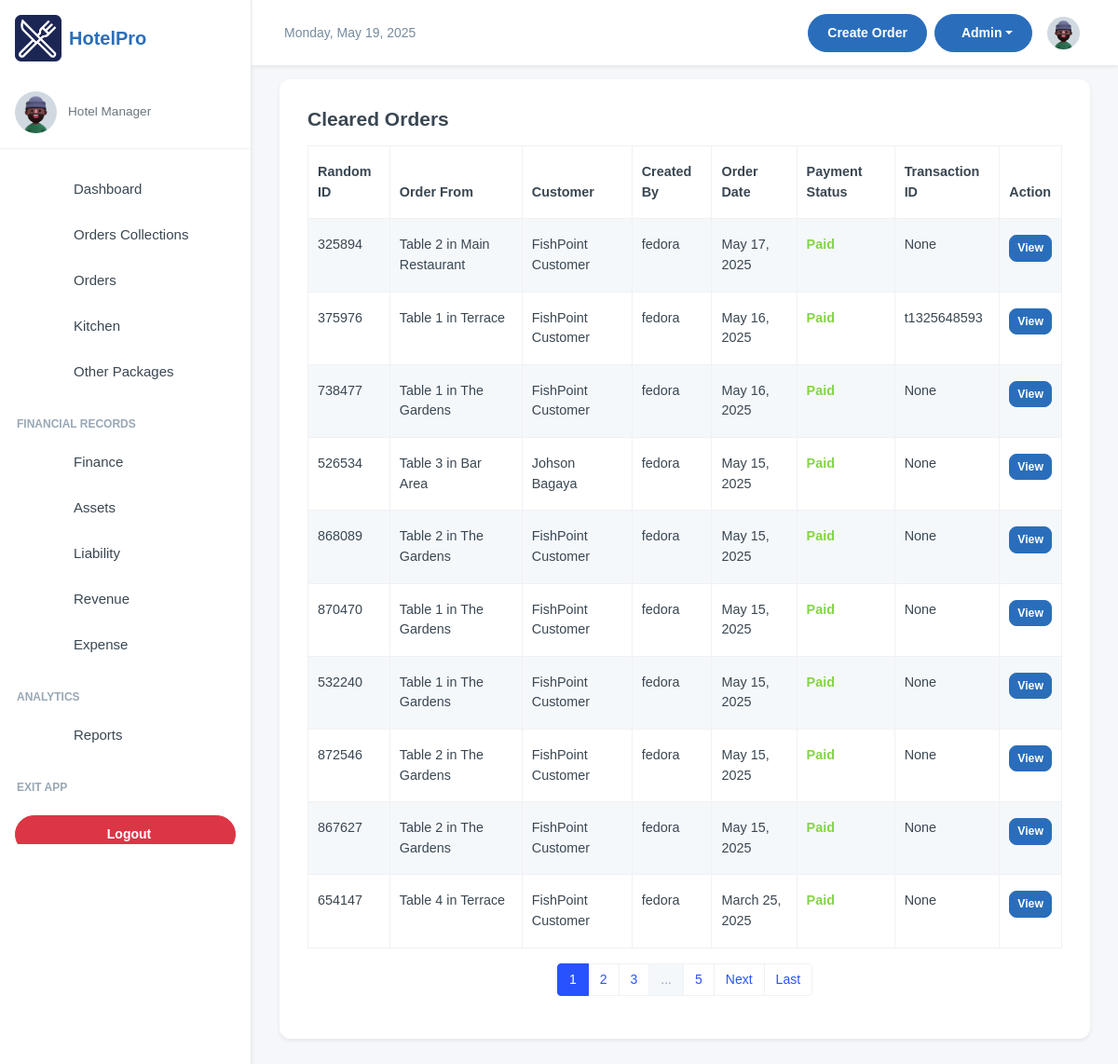
The page /manager/cleared_transactions/ (signed in) on the database its author committed.
### inventory/models.py (models this page shows, shortened)
class OrderTransaction(models.Model):
    pay_mode = (
        ("NO PAYMENT", "NO PAYMENT"),
        ("CASH", "CASH"),
        ("MOMO PAY", "MOMO PAY"),
        ("AIRTEL PAY", "AIRTEL PAY"),
        ("BANK CARD", "BANK CARD"),
    )
    random_id = models.CharField(max_length=6, unique=True, editable=False, default=generate_random_id)
    customer_name = models.CharField(max_length=255, blank=True, null=True, default="FishPoint Customer")
    dining_area = models.ForeignKey(DiningArea, on_delete=models.SET_NULL, null=True, blank=True)
    table = models.ForeignKey(Table, on_delete=models.SET_NULL, null=True, blank=True )
    special_notes = models.TextField(default="Null")
    created = models.DateField(auto_now_add=True, blank=True, null=True)
    payment_mode = models.CharField(default="NO PAYMENT", max_length=50, choices=pay_mode)
    transaction_id = models.CharField(blank=True, null=True, max_length=100)
    created_by = models.ForeignKey(User, on_delete=models.SET_NULL, null=True, blank=True)
    updated = models.DateField(auto_now=True, blank=True, null=True)
    class Meta:
        ordering = ['-created']

class Table(models.Model):
    table_number = models.IntegerField()
    dining_area = models.ForeignKey(DiningArea, on_delete=models.CASCADE, related_name='tables')
    capacity = models.IntegerField()  # Number of seats at the table
    is_available = models.BooleanField(default=True)
    def __str__(self):
        return f"Table {self.table_number} in {self.dining_area.name}"

class DiningArea(models.Model):
    name = models.CharField(max_length=255)
    description = models.TextField(blank=True, null=True)

### inventory/views.py (the view)
# urls.py: path('cleared_transactions/', views.clearedTransactions, name='cleared_transactions'),
@login_required(login_url="/user/login/")
def clearedTransactions(request):
    orders_list = OrderTransaction.objects.filter(payment_mode__in=["CASH", "MOMO PAY", "AIRTEL PAY"]).order_by('-id')
    paginator = Paginator(orders_list, 10)
    page_number = request.GET.get('page')
    orders_list = paginator.get_page(page_number)
    return render(request, "cleared_order_transactions.html", {"orders_list":orders_list})

### inventory/templates/cleared_order_transactions.html (shortened to what this page needs)
{% extends 'base.html' %}
{% block content %}
<div class="card">
    <div class="card-body">
        <div class="row">
            <h4 class="fw-semibold mb-2"> Cleared Orders</h4>
            <div class="container mt-2">
                <table class="table table-striped table-bordered">
                    <thead class="thead-dark">
                        <tr>
                            <th>Random ID</th>
                            <th>Order From</th>
                            <th>Customer</th>
                            <th>Created By</th>
                            <th>Order Date</th>
                            <th>Payment Status</th>
                            <th>Transaction ID</th>
                            <th>Action</th>
                        </tr>
                    </thead>
                    <tbody>
                        {% for order in orders_list %}
                                <tr>
                                    <td>{{ order.random_id }}</td>
                                    <td> {{ order.table }}</td>
                                    <td>{{ order.customer_name }}</td>
                                    <td>{{ order.created_by }}</td>
                                    <td>{{ order.created }}</td>
                                    <td class="text-success fw-semibold">Paid</td>
                                    <td>{{ order.transaction_id }}</td>
                                    <td>
                                        <a href="/manager/orders_transactions/{{ order.id }}" class="btn btn-primary btn-sm">
                                            View
                                        </a>
                                    </td>
                                </tr>
                        {% endfor %}
                    </tbody>
                </table>
                <nav aria-label="Page navigation">
                    <ul class="pagination justify-content-center">
                        {% for page_num in orders_list.paginator.page_range %}
                        {% if page_num >= orders_list.number|add:-2 and page_num <= orders_list.number|add:2 %} <li
                            class="page-item {% if page_num == orders_list.number %}active{% endif %}">
                            <a class="page-link" href="?page={{ page_num }}">{{ page_num }}</a>
                            </li>
                            {% elif page_num == 1 or page_num == orders_list.paginator.num_pages %}
                            <li class="page-item">
                                <a class="page-link" href="?page={{ page_num }}">{{ page_num }}</a>
                            </li>
                            {% elif page_num == orders_list.number|add:-3 or page_num == orders_list.number|add:3 %}
                            <li class="page-item disabled"><span class="page-link">...</span></li>
                            {% endif %}
                            {% endfor %}
                            {% if orders_list.has_next %}
                            <li class="page-item">
                                <a class="page-link" href="?page={{ orders_list.next_page_number }}">Next</a>
                            </li>
                            <li class="page-item">
                                <a class="page-link" href="?page={{ orders_list.paginator.num_pages }}">Last</a>
                            </li>
                            {% endif %}
                    </ul>
                </nav>
            </div>
        </div>
    </div>
</div>
{% endblock content %}

### templates/base.html (style rules this page uses)
:root { --primary-color: #2A6EBB; --secondary-color: #F8F9FA; --accent-color: #FFD700; --text-color: #333333; --success-color: #28a745; --danger-color: #dc3545; --warning-color: #ffc107; --info-color: #17a2b8; }
body { font-family: 'Poppins', sans-serif; background-color: #f5f7fa; }
.btn-primary { background-color: var(--primary-color); border-color: var(--primary-color); }
.card { border-radius: 0.75rem; border: none; box-shadow: 0 0.125rem 0.25rem rgba(0, 0, 0, 0.075); transition: transform 0.2s ease-in-out, box-shadow 0.2s ease-in-out; }

### inventory/templates/cleared_order_transactions.html (style rules this page uses)
table { font-size: .9rem; font-family: 'Arial', sans-serif; }

### rows shown on the page
OrderTransaction: random_id "325894", table "Table 2 in Main Restaurant", customer_name "FishPoint Customer", created_by "fedora", created "May 17, 2025", transaction_id "None"
OrderTransaction: random_id "375976", table "Table 1 in Terrace", customer_name "FishPoint Customer", created_by "fedora", created "May 16, 2025", transaction_id "t1325648593"
OrderTransaction: random_id "738477", table "Table 1 in The Gardens", customer_name "FishPoint Customer", created_by "fedora", created "May 16, 2025", transaction_id "None"
OrderTransaction: random_id "526534", table "Table 3 in Bar Area", customer_name "Johson Bagaya", created_by "fedora", created "May 15, 2025", transaction_id "None"
OrderTransaction: random_id "868089", table "Table 2 in The Gardens", customer_name "FishPoint Customer", created_by "fedora", created "May 15, 2025", transaction_id "None"
OrderTransaction: random_id "870470", table "Table 1 in The Gardens", customer_name "FishPoint Customer", created_by "fedora", created "May 15, 2025", transaction_id "None"
OrderTransaction: random_id "532240", table "Table 1 in The Gardens", customer_name "FishPoint Customer", created_by "fedora", created "May 15, 2025", transaction_id "None"
OrderTransaction: random_id "872546", table "Table 2 in The Gardens", customer_name "FishPoint Customer", created_by "fedora", created "May 15, 2025", transaction_id "None"
OrderTransaction: random_id "867627", table "Table 2 in The Gardens", customer_name "FishPoint Customer", created_by "fedora", created "May 15, 2025", transaction_id "None"
OrderTransaction: random_id "654147", table "Table 4 in Terrace", customer_name "FishPoint Customer", created_by "fedora", created "March 25, 2025", transaction_id "None"

### other values the page prints
{{ page_num }} "1" "2" "3"
{{ page_num }} "5"
